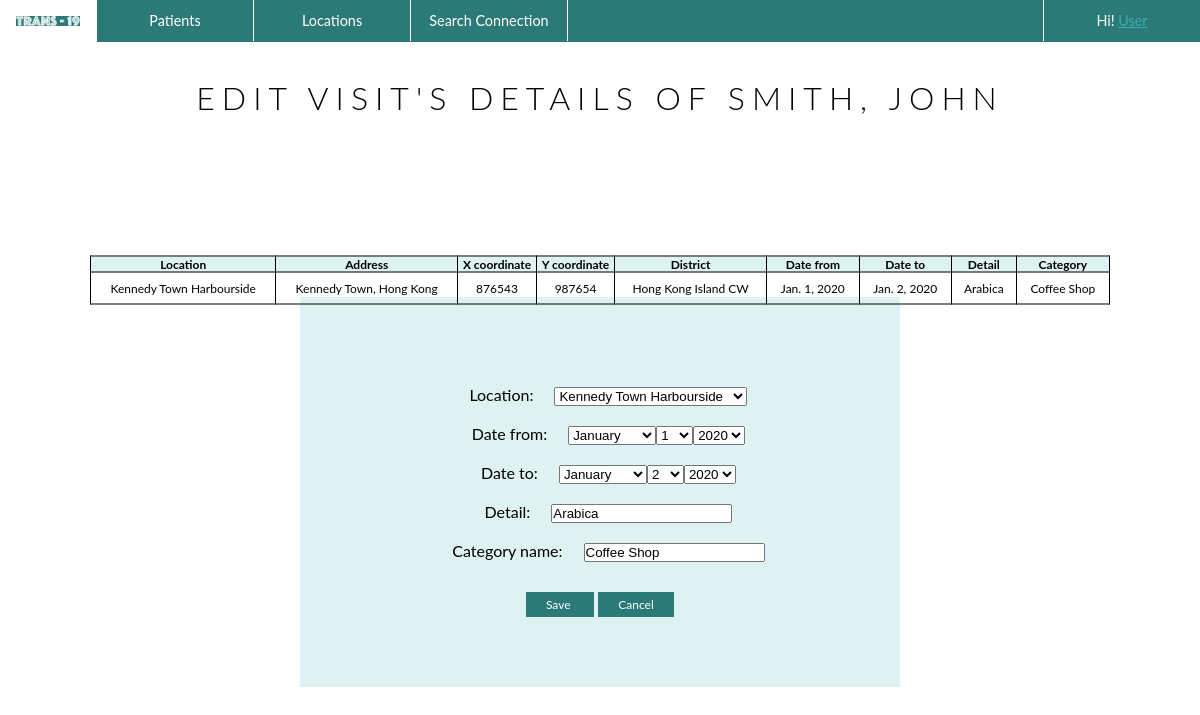
Page /patient_corner/1/editvisit/9 on the earlier database version.
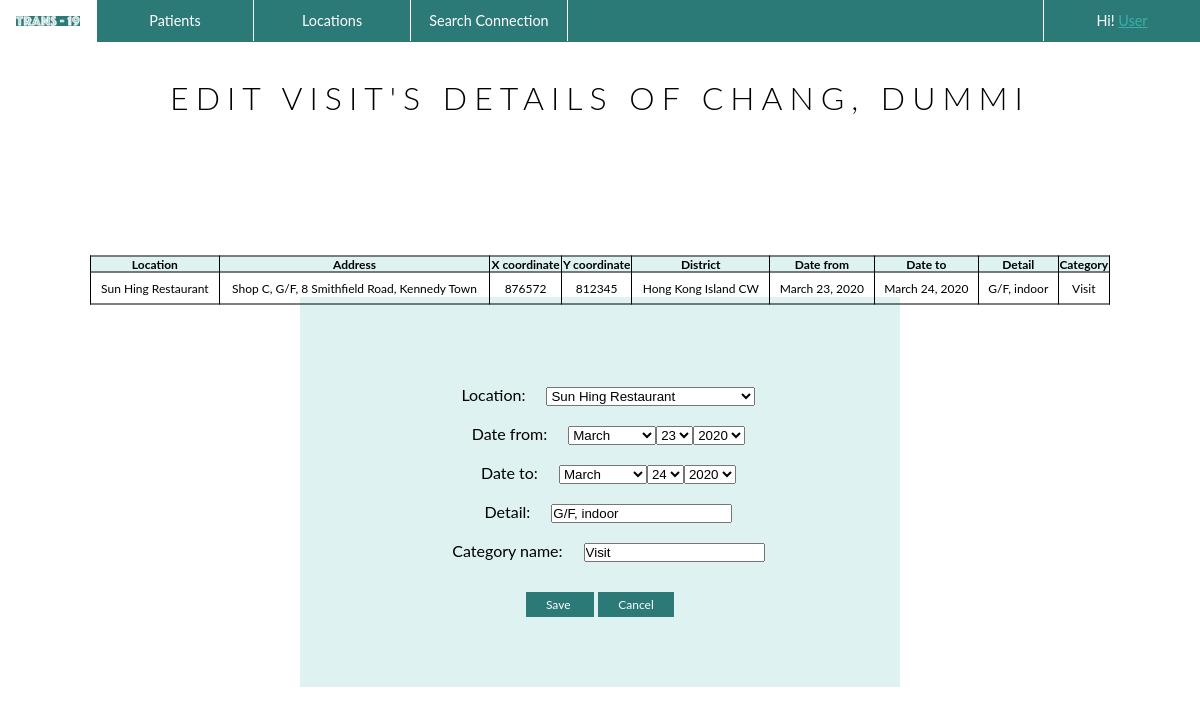
Same page on the later database version.
### patient_corner/models.py (models this page shows, shortened)
class Visit(models.Model):
    patient = models.ForeignKey(Patient, on_delete=models.CASCADE)
    location = models.ForeignKey(Location, on_delete=models.CASCADE)
    date_from = models.DateField()
    date_to = models.DateField()
    detail = models.CharField(max_length=50)
    category_name = models.CharField(max_length=15)

class Patient(models.Model):
    caseId = models.AutoField(primary_key=True)
    first_name = models.CharField(max_length=15)
    last_name = models.CharField(max_length=15)
    Id_doc_num = models.CharField(max_length=15)
    date_of_birth = models.DateField()
    confirmed_date = models.DateField()

class Location(models.Model):
    location_name = models.CharField(max_length=50)
    address = models.CharField(max_length=50)
    x_coord = models.BigIntegerField()
    y_coord = models.BigIntegerField()
    district_name = models.CharField(max_length=30)
    def __str__(self):
        return self.location_name

### patient_corner/views.py (the view, shortened to what this page needs)
class Editvisit(UpdateView):
    model = Visit
    form_class = VisitCreateForm
    template_name = "patient_corner/edit_visit.html"
    def get_object(self, *args, **kwargs):
        visit = get_object_or_404(Visit, pk=self.kwargs['visit'])
        return visit

### patient_corner/forms.py (shortened to what this page needs)
class VisitCreateForm(forms.ModelForm):
    date_from = forms.DateField(widget = forms.SelectDateWidget(years=range(2019,2021)))
    date_to = forms.DateField(widget = forms.SelectDateWidget(years=range(2019,2021)))
    class Meta:
        model = Visit
        exclude = ['patient']
    def __init__(self, *args, **kwargs):
        super().__init__(*args, **kwargs)
        self.fields['location'].queryset = Location.objects.all().order_by('location_name')

### templates/patient_corner/edit_visit.html (shortened to what this page needs)
{%load static%}
<!DOCTYPE html>
<html>
<head>
  <link rel="stylesheet" type="text/css" href="{% static 'css/templatestyle.css'%}">
</head>
<body>
<header>
    <div class="menu">
      <ul>
        <li class="logo"><a href="{% url 'home' %}"><img src="{% static 'media/logo_navigation.png' %}" style = "max-width: 100%;" alt ="TRANS-19"></a></li>
        <li class="dropdown">
          <a href="{% url 'patients' %}" class="dropbtn">Patients</a>
        </li>
        <li class="dropdown">
          <a href="{% url 'locations' %}" class="dropbtn">Locations</a>
        </li>
        <li class="dropdown">
          <a href="{% url 'searchconnection' %}">Search Connection</a>
        </li>
        <li class="dropdown" style="float:right; border-left: 1px solid white;  border-right: 0px solid white;  ">
          <a href="{% url 'locations' %}" class="dropbtn">Hi! <u>User</u></a>
        </li>
      </ul>
    </div>
</header>
<div class="title">
  <h1 style="text-align:center">EDIT VISIT'S DETAILS OF {{ visit.patient.last_name }}, {{ visit.patient.first_name }} </h1>
</div>
  <table>
    <tr>
      <th>Location</th>
      <th>Address</th>
      <th>X coordinate</th>
      <th>Y coordinate</th>
      <th>District</th>
      <th>Date from</th>
      <th>Date to</th>
      <th>Detail</th>
      <th>Category</th>
    </tr>
    <tr>
    <td>{{ visit.location.location_name }}</td>
    <td>{{ visit.location.address }}</td>
      <td>{{ visit.location.x_coord }}</td>
      <td>{{ visit.location.y_coord }}</td>
      <td>{{ visit.location.district_name }}</td>
      <td>{{ visit.date_from }} </td>
      <td>{{ visit.date_to }}</td>
      <td>{{ visit.detail }}</td>
      <td>{{ visit.category_name }}</td>
      </tr>
    </table>
<div class="form">
  <form method="POST" >
    <p>
      {% for field in form %}
      <div class="field" style="margin: 3%;">
        <label for="{{ field.id_for_label }}" class="label" style="margin: 3%;">{{ field.label_tag }}</label>
        {{ field }}
      </div>
      {% endfor %}
    </p>
    <center>
      <button class="buttoncentre" style="margin-top: 2%; padding-right: 8%;" type="submit">Save</button>
      <a href="{% url 'patient_visit' visit.patient.caseId %}" style="margin-top: 2%;" class="buttoncentre">Cancel</a>
    </center>
  </form>
</div>
</body>
</html>

Differences in the rows shown:
changed Visit "Hong Kong Island CW": patient.last_name "SMITH" → "CHANG"; patient.first_name "JOHN" → "DUMMI"; location.location_name "Kennedy Town Harbourside" → "Sun Hing Restaurant"; location.address "Kennedy Town, Hong Kong" → "Shop C, G/F, 8 Smithfield Road, Kennedy Town"; location.x_coord "876543" → "876572"; location.y_coord "987654" → "812345"; date_from "Jan. 1, 2020" → "March 23, 2020"; date_to "Jan. 2, 2020" → "March 24, 2020"; detail "Arabica" → "G/F, indoor"; category_name "Coffee Shop" → "Visit"; location "Kennedy Town Harbourside" → "Sun Hing Restaurant"
Other differences:
form field field: "January" → "March"
form field field: "1" → "23"
form field field: "2" → "24"
